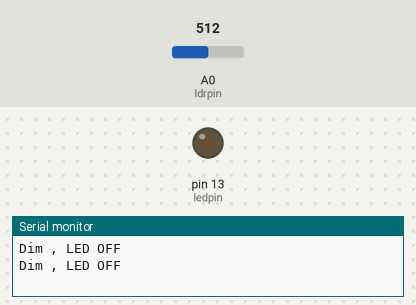
This sketch was run on a simulated Arduino Uno, built with avr-gcc and run on an emulated ATmega328P. Shown: output pins drawn as LEDs (lit = HIGH), the last lines printed to the serial monitor. The inputs (shaded band) are chosen by the test bench; at power-on: A0 (ldrpin) = 512.

Above: at 1.8 s.
1.9 s: A0 (ldrpin) set to 419
3.4 s: A0 (ldrpin) set to 392
At 4.4 s:
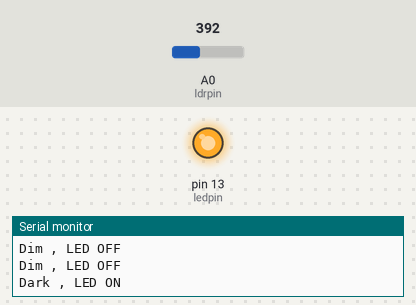
5.5 s: A0 (ldrpin) set to 410
At 7.1 s:
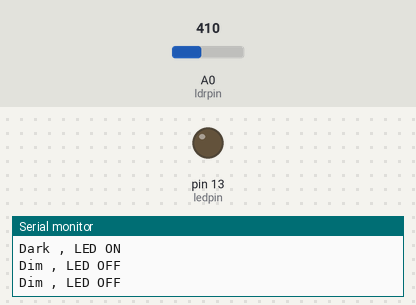
7.5 s: A0 (ldrpin) set to 390
At 8.7 s:
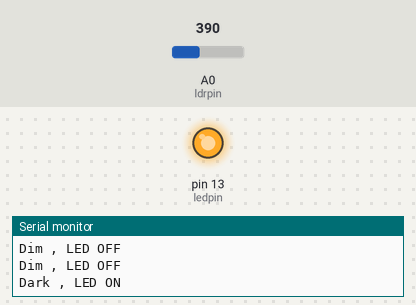
Timing chart, 0 to 10.5 s (numbered marks = the images above; inputs shaded):
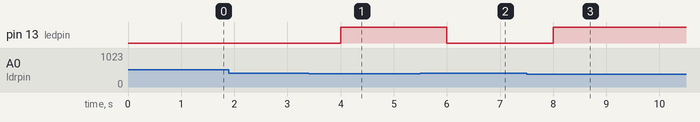

The sketch:

ldrled.ino
```cpp
const int ledpin=13;
const int ldrpin=A0;
void setup() {
 Serial.begin(9600);
 pinMode(ledpin,OUTPUT);
  pinMode(ldrpin,INPUT);


}

void loop() {
  int ldrpin=analogRead(ldrpin);
  if(ldrpin<=400){
    digitalWrite(ledpin,HIGH);
    Serial.println("Dark , LED ON");
    delay(2000);

    }
else{
  digitalWrite(ledpin,LOW);
    Serial.println("Dim , LED OFF");
    delay(1000);
  }
}
```

Measured:
- the behaviour switches between 401 and 400 on A0 (ldrpin) (found by bisection; images 0 and 1)
- after the input at 3.4 s, pin 13 (ledpin): LOW → HIGH after 0.60 s
- after the input at 5.5 s, pin 13 (ledpin): HIGH → LOW after 0.50 s
- after the input at 7.5 s, pin 13 (ledpin): LOW → HIGH after 0.50 s
